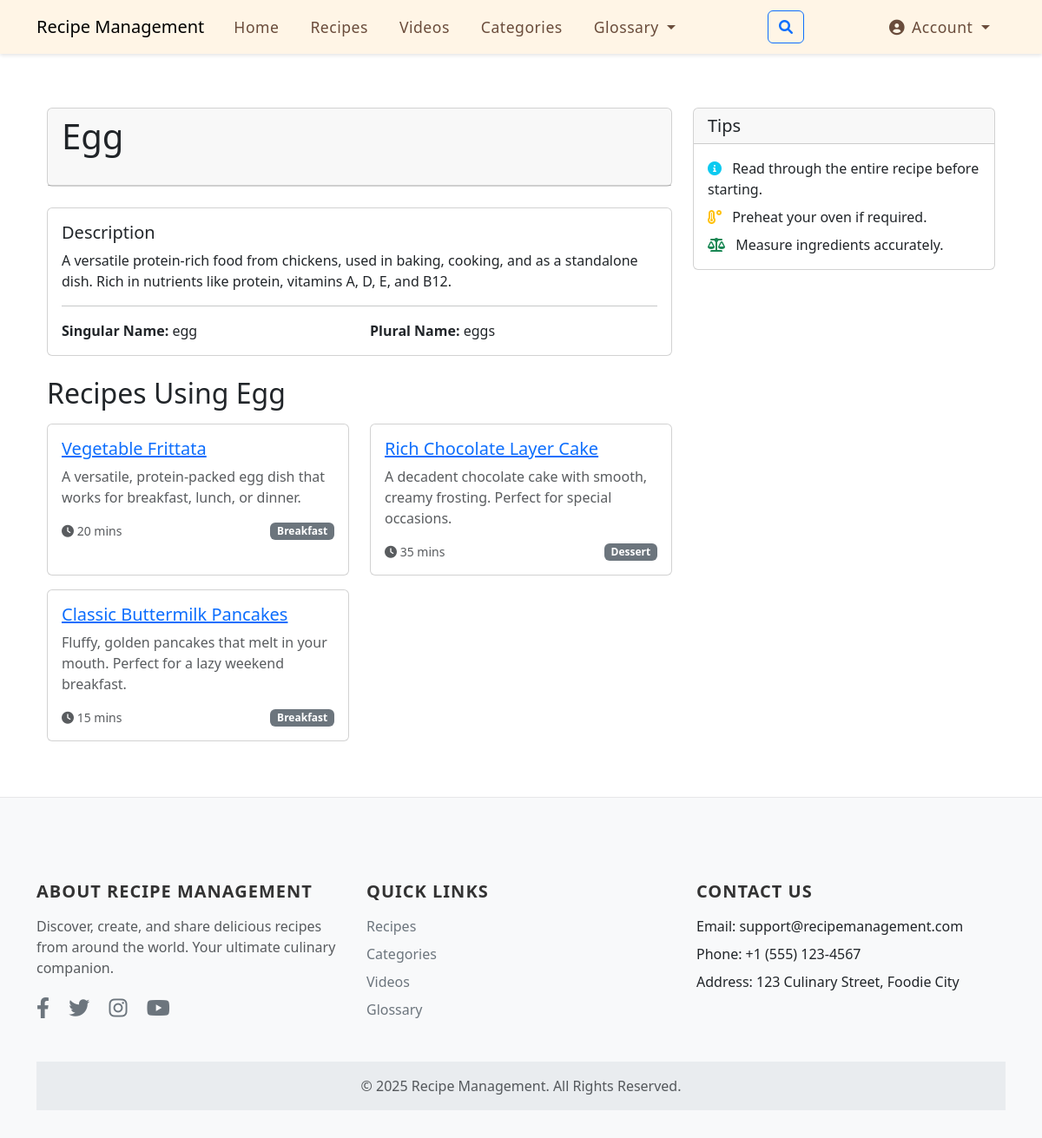
The page /glossary/egg/ on the database its author committed.
### recipes/models.py (models this page shows, shortened)
class Glossary(MPTTModel):
    name = models.CharField(max_length=200)
    singular_name = models.CharField(max_length=200, help_text="The singular form of the term (e.g., 'egg')", default='')
    plural_name = models.CharField(max_length=200, help_text="The plural form of the term (e.g., 'eggs')", default='')
    slug = models.SlugField(max_length=200, unique=True)
    description = models.TextField()
    category = models.ForeignKey(GlossaryCategory, on_delete=models.SET_NULL, null=True, blank=True)
    parent = TreeForeignKey('self', on_delete=models.CASCADE, null=True, blank=True, related_name='children')
    created_at = models.DateTimeField(auto_now_add=True)
    updated_at = models.DateTimeField(auto_now=True)
    nutrients = models.ManyToManyField(Nutrient, through='GlossaryNutrient', related_name='glossary_items')
    class MPTTMeta:
        order_insertion_by = ['name']
    class Meta:
        verbose_name = 'Glossary Term'
        verbose_name_plural = 'Glossary Terms'

class Recipe(models.Model):
    recipe_name = models.CharField(max_length=400, null=True,verbose_name=_("Recipe Name (English)"))
    slug = models.SlugField(max_length=450, unique=True,null=True,blank=True, verbose_name=_("Slug (English)"))
    title = models.CharField(max_length=400,null=True)
    description = models.TextField()
    ingredients_text = models.TextField(
        help_text="Enter ingredients with quantities. Terms in [brackets] will be linked to glossary.", default="")
    instructions = models.TextField()
    preparation_time = models.PositiveIntegerField(help_text="Time in minutes")
    cooking_time = models.PositiveIntegerField(help_text="Time in minutes")
    servings = models.PositiveIntegerField()
    image = models.ImageField(upload_to='recipes/', null=True, blank=True)
    categories = models.ManyToManyField(Category, related_name='recipes')
    related_terms = models.ManyToManyField(Glossary, blank=True, related_name='recipes')
    DIFFICULTY_CHOICES = [
        ('easy', 'Easy'),
        ('medium', 'Medium'),
        ('hard', 'Hard'),
    ]
    difficulty = models.CharField(max_length=10, choices=DIFFICULTY_CHOICES, default='medium')
    related_recipes = models.ManyToManyField('self', blank=True, related_name='related_to', symmetrical=False)
    code = models.CharField(max_length=300, unique=True, null=True,blank=True, verbose_name=_("Recipe Code"))
    views_count = models.PositiveIntegerField(default=0,null=True,blank=True,verbose_name=_("Views Count"))
    created_at = models.DateTimeField(auto_now_add=True)
    updated_at = models.DateTimeField(auto_now=True)
    status = models.IntegerField(choices=STATUS, default=0)
    class Meta:
        ordering = ['-created_at']

class Category(MPTTModel):
    name = models.CharField(max_length=200)
    slug = models.SlugField(max_length=200, unique=True)
    parent = TreeForeignKey('self', on_delete=models.CASCADE, null=True, blank=True, related_name='children')
    class MPTTMeta:
        order_insertion_by = ['name']
    class Meta:
        verbose_name_plural = 'categories'

### recipes/views.py (the view, shortened to what this page needs)
# urls.py: path('glossary/<slug:slug>/', views.glossary_detail_view, name='glossary_detail'),
def glossary_detail_view(request, slug):
    glossary_term = get_object_or_404(Glossary, slug=slug)
    child_terms = Glossary.objects.filter(parent=glossary_term)
    related_recipes = Recipe.objects.filter(
        Q(ingredients_text__icontains=f'[{glossary_term.singular_name}]') |
        Q(ingredients_text__icontains=f'[{glossary_term.plural_name}]') |
        Q(description__icontains=glossary_term.singular_name) |
        Q(description__icontains=glossary_term.plural_name)
    ).distinct()
    context = {
        'glossary_term': glossary_term,
        'child_terms': child_terms,
        'related_recipes': related_recipes
    }
    return render(request, 'recipes/glossary_detail.html', context)

### templates/recipes/glossary_detail.html (shortened to what this page needs)
{% extends 'base.html' %}
{% block content %}
<div class="container mt-4">
    <div class="row">
        <div class="col-md-8">
            <div class="card mb-4">
                <div class="card-header">
                    <h1 class="mb-4">{{ glossary_term.name }}</h1>
                </div>
            </div>
            <div class="card mb-4">
                <div class="card-body">
                    <h5 class="card-title">Description</h5>
                    <p class="card-text">{{ glossary_term.description }}</p>
                    <hr>
                    <div class="row">
                        <div class="col-md-6">
                            <strong>Singular Name:</strong> {{ glossary_term.singular_name }}
                        </div>
                        <div class="col-md-6">
                            <strong>Plural Name:</strong> {{ glossary_term.plural_name }}
                        </div>
                    </div>
                </div>
            </div>
            {% if related_recipes %}
            <div class="row">
                <div class="col-12">
                    <h2 class="mb-3">Recipes Using {{ glossary_term.name }}</h2>
                    <div class="row">
                        {% for recipe in related_recipes %}
                        <div class="col-md-6 mb-3">
                            <div class="card h-100">
                                <div class="card-body">
                                    <h5 class="card-title">
                                        <a href="{% url 'recipe_detail' recipe.slug %}">
                                            {{ recipe.title }}
                                        </a>
                                    </h5>
                                    <p class="card-text text-muted">
                                        {{ recipe.description|truncatewords:20 }}
                                    </p>
                                    <div class="d-flex justify-content-between align-items-center">
                                        <small class="text-muted">
                                            <i class="fas fa-clock"></i> {{ recipe.cooking_time }} mins
                                        </small>
                                        {% if recipe.categories.all %}
                                        <span class="badge bg-secondary">
                                            {{ recipe.categories.first.name }}
                                        </span>
                                        {% endif %}
                                    </div>
                                </div>
                            </div>
                        </div>
                        {% endfor %}
                    </div>
                </div>
            </div>
           {% endif %}
        </div>
        <div class="col-md-4">
            <div class="card mb-4">
                <div class="card-header">
                    <h5 class="mb-0">Tips</h5>
                </div>
                <div class="card-body">
                    <ul class="list-unstyled mb-0">
                        <li class="mb-2">
                            <i class="fas fa-info-circle text-info me-2"></i>
                            Read through the entire recipe before starting.
                        </li>
                        <li class="mb-2">
                            <i class="fas fa-temperature-high text-warning me-2"></i>
                            Preheat your oven if required.
                        </li>
                        <li>
                            <i class="fas fa-balance-scale text-success me-2"></i>
                            Measure ingredients accurately.
                        </li>
                    </ul>
                </div>
            </div>
        </div>
    </div>
</div>
{% endblock %}

### templates/base.html (style rules this page uses)
body { padding-top: 0; }
.container { margin-top: 0; }
body { padding-top: 100px; }
html { scroll-behavior: smooth; }

### rows shown on the page
Glossary: name "Egg", description "A versatile protein-rich food from chickens, used in baking, cooking, and as a standalone dish. Rich in nutrients like protein, vitamins A, D, E, and B12.", singular_name "egg", plural_name "eggs"
Recipe: title "Vegetable Frittata", description "A versatile, protein-packed egg dish that works for breakfast, lunch, or dinner.", cooking_time "20", categories.first.name "Breakfast"
Recipe: title "Rich Chocolate Layer Cake", description "A decadent chocolate cake with smooth, creamy frosting. Perfect for special occasions.", cooking_time "35", categories.first.name "Dessert"
Recipe: title "Classic Buttermilk Pancakes", description "Fluffy, golden pancakes that melt in your mouth. Perfect for a lazy weekend breakfast.", cooking_time "15", categories.first.name "Breakfast"
